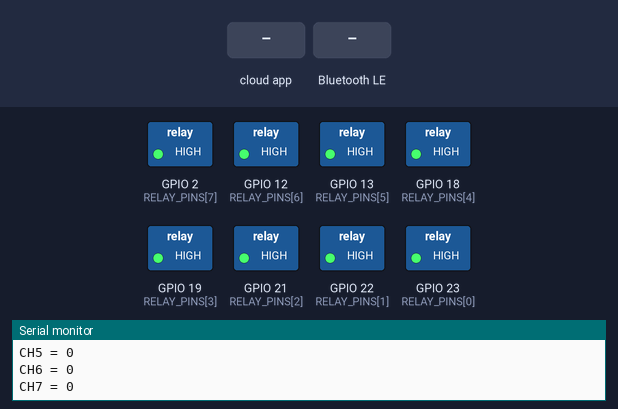
Recording of a sketch running on a simulated ESP32. Parts: switched loads named in the sketch (green lamp = pin HIGH), the last lines printed to the serial monitor. Inputs (shaded band) come from the test bench. WiFi joins after 1.5 s; servers stay silent unless stated; nothing arrives over Bluetooth unless stated; the Firebase database answers and starts empty; a phone connects over Bluetooth LE 3 s after start.

Above: at 3.7 s.
3.8 s: the phone or cloud app sets r7 to 1
At 5.7 s:
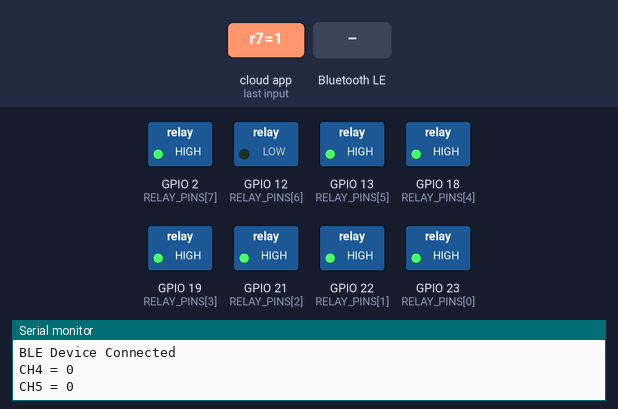
7.7 s: Bluetooth LE write "ALL=0" received
At 9.0 s:
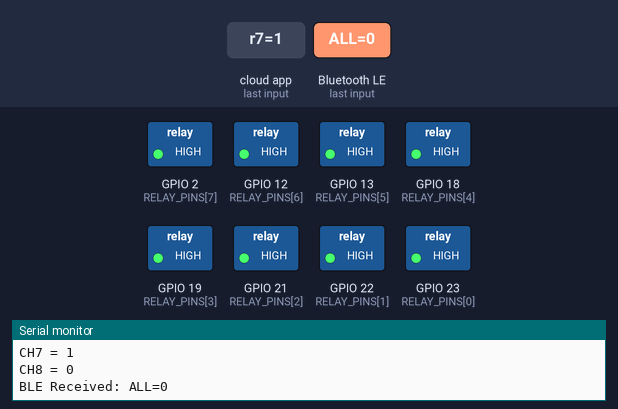
Timing chart, 0 to 10.7 s (numbered marks = the images above; inputs shaded):
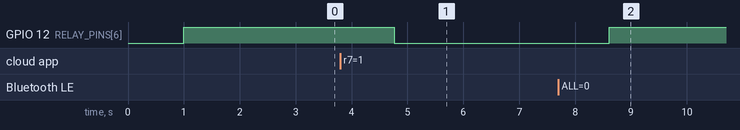

Measured:
- after the input at 3.8 s, GPIO 12 (RELAY_PINS[6]): HIGH → LOW after 0.96 s
- after the input at 7.7 s, GPIO 12 (RELAY_PINS[6]): LOW → HIGH after 0.91 s

The sketch:

ArduinoFirebasereal.ino
```cpp
#include <WiFi.h>
#include <FirebaseESP32.h>
#include <BLEDevice.h>
#include <BLEServer.h>
#include <BLEUtils.h>
#include <BLE2902.h>

// ===== UPDATE THESE WITH YOUR WiFi DETAILS =====
#define WIFI_SSID "Adeeb Technology Lab YouTuber"           // Change this to your WiFi name
#define WIFI_PASSWORD "03092333121786"   // Change this to your WiFi password

// ===== Firebase Credentials (from your project) =====
#define FIREBASE_HOST "fir-esprelay-default-rtdb.firebaseio.com"
#define FIREBASE_AUTH "AIzaSyBExYcRBI24hi3NtoqKNwr72f8PVBet8cQ"

// ===== Relay Pin Configuration =====
const int RELAY_PINS[8] = {23, 22, 21, 19, 18, 13, 12, 2};

// ===== BLE Configuration =====
#define SERVICE_UUID        "12345678-1234-1234-1234-123456789abc"
#define CHARACTERISTIC_UUID "abcd1234-ab12-ab12-ab12-abcdef123456"

BLEServer* pServer = NULL;
BLECharacteristic* pCharacteristic = NULL;
bool deviceConnected = false;
int relayState[8] = {0, 0, 0, 0, 0, 0, 0, 0};

FirebaseData fbdo;
FirebaseAuth auth;
FirebaseConfig config;

unsigned long lastCheck = 0;
const unsigned long CHECK_INTERVAL = 500;

class MyServerCallbacks: public BLEServerCallbacks {
    void onConnect(BLEServer* pServer) {
      deviceConnected = true;
      Serial.println("BLE Device Connected");
    }

    void onDisconnect(BLEServer* pServer) {
      deviceConnected = false;
      Serial.println("BLE Device Disconnected");
      BLEDevice::startAdvertising();
    }
};

class MyCallbacks: public BLECharacteristicCallbacks {
    void onWrite(BLECharacteristic *pCharacteristic) {
      String value = pCharacteristic->getValue().c_str();

      if (value.length() > 0) {
        Serial.print("BLE Received: ");
        Serial.println(value);

        if (value == "STATUS") {
          for (int i = 0; i < 8; i++) {
             String msg = "CH" + String(i+1) + "=" + String(relayState[i]);
             pCharacteristic->setValue(msg.c_str());
             pCharacteristic->notify();
             delay(20);
          }
        }
        else if (value == "ALL=0") {
          for (int i = 0; i < 8; i++) {
            relayState[i] = 0;
            digitalWrite(RELAY_PINS[i], HIGH);
            Firebase.setInt(fbdo, "/relays/r" + String(i + 1), 0);
          }
        }
        else if (value.startsWith("R") && value.indexOf("=") > 0) {
          int eqIdx = value.indexOf("=");
          int rIdx = value.substring(1, eqIdx).toInt() - 1;
          int state = value.substring(eqIdx + 1).toInt();

          if (rIdx >= 0 && rIdx < 8) {
            relayState[rIdx] = state;
            digitalWrite(RELAY_PINS[rIdx], state == 1 ? LOW : HIGH);
            Firebase.setInt(fbdo, "/relays/r" + String(rIdx + 1), state);

            String msg = "CH" + String(rIdx+1) + "=" + String(state);
            pCharacteristic->setValue(msg.c_str());
            pCharacteristic->notify();
          }
        }
      }
    }
};

void setup() {
  Serial.begin(115200);
  delay(1000);

  Serial.println("\n\n=== ESP32 Firebase Relay Control ===");

  // Initialize relay pins
  for (int i = 0; i < 8; i++) {
    pinMode(RELAY_PINS[i], OUTPUT);
    digitalWrite(RELAY_PINS[i], HIGH);  // All OFF initially
  }
  Serial.println("Relay pins initialized - all OFF");

  // Connect to WiFi
  Serial.print("Connecting to WiFi: ");
  WiFi.begin(WIFI_SSID, WIFI_PASSWORD);
  int attempts = 0;
  while (WiFi.status() != WL_CONNECTED && attempts < 20) {
    delay(500);
    Serial.print(".");
    attempts++;
  }

  if (WiFi.status() == WL_CONNECTED) {
    Serial.println("\nWiFi Connected!");
    Serial.print("IP: ");
    Serial.println(WiFi.localIP());
  } else {
    Serial.println("\nWiFi Failed! Check credentials.");
    return;
  }

  // Firebase Setup
  config.host = FIREBASE_HOST;
  config.signer.tokens.legacy_token = FIREBASE_AUTH;
  Firebase.begin(&config, &auth);
  Firebase.reconnectWiFi(true);

  Serial.println("Firebase Connected!");

  // Initialize BLE
  Serial.println("Initializing BLE...");
  BLEDevice::init("ESP32-Relay");
  pServer = BLEDevice::createServer();
  pServer->setCallbacks(new MyServerCallbacks());
  BLEService *pService = pServer->createService(SERVICE_UUID);
  pCharacteristic = pService->createCharacteristic(
                      CHARACTERISTIC_UUID,
                      BLECharacteristic::PROPERTY_READ   |
                      BLECharacteristic::PROPERTY_WRITE  |
                      BLECharacteristic::PROPERTY_NOTIFY |
                      BLECharacteristic::PROPERTY_INDICATE
                    );
  pCharacteristic->setCallbacks(new MyCallbacks());
  pCharacteristic->addDescriptor(new BLE2902());
  pService->start();
  BLEAdvertising *pAdvertising = BLEDevice::getAdvertising();
  pAdvertising->addServiceUUID(SERVICE_UUID);
  pAdvertising->setScanResponse(false);
  pAdvertising->setMinPreferred(0x0);
  BLEDevice::startAdvertising();
  Serial.println("BLE Started! Waiting for connections...");

  Serial.println("=== Ready ===\n");
}

void loop() {
  if (!Firebase.ready()) {
    delay(100);
    return;
  }

  if (deviceConnected) {
    delay(50);
    return; // Skip Firebase polling while BLE is actively controlling
  }

  unsigned long now = millis();
  if (now - lastCheck < CHECK_INTERVAL) {
    delay(50);
    return;
  }
  lastCheck = now;

  // Read each relay from Firebase
  for (int i = 0; i < 8; i++) {
    String path = "/relays/r" + String(i + 1);

    if (Firebase.getInt(fbdo, path)) {
      int val = fbdo.intData();
      relayState[i] = val; // Keep state in sync
      // Active LOW: val=1 means ON (set pin LOW), val=0 means OFF (set pin HIGH)
      digitalWrite(RELAY_PINS[i], val == 1 ? LOW : HIGH);
      Serial.printf("CH%d = %d\n", i + 1, val);
    } else {
      Serial.printf("CH%d - Error: %s\n", i + 1, fbdo.errorReason().c_str());
    }
  }
}
```
